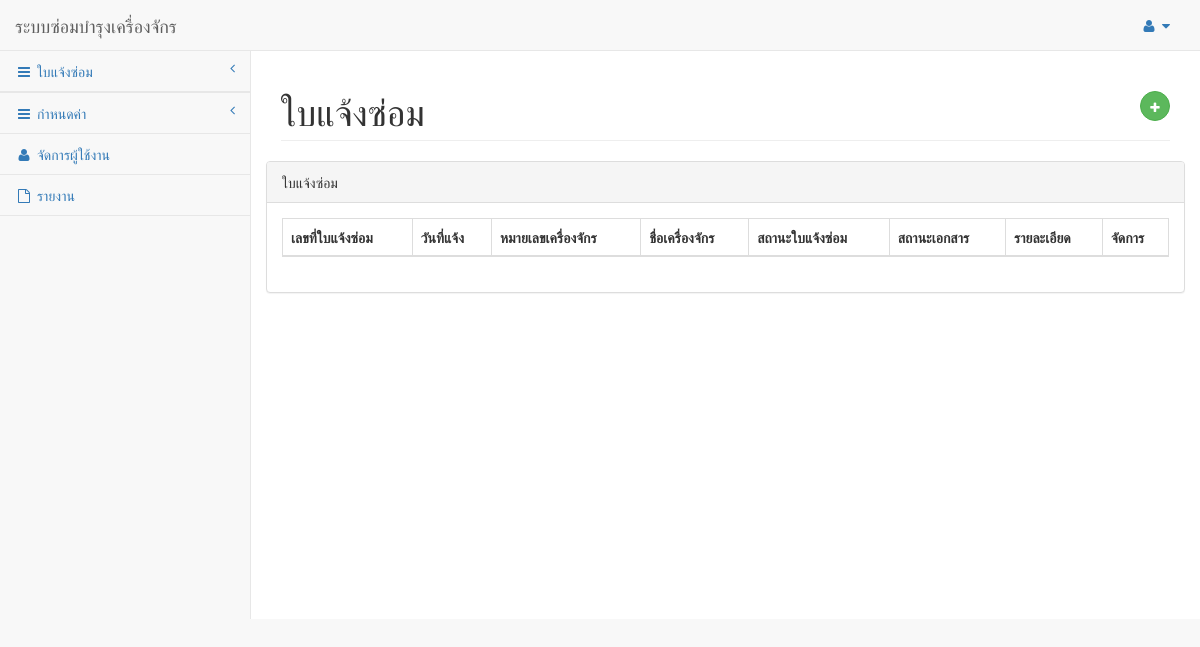
The page /Job/ListJob_1.php on the database as committed earlier.
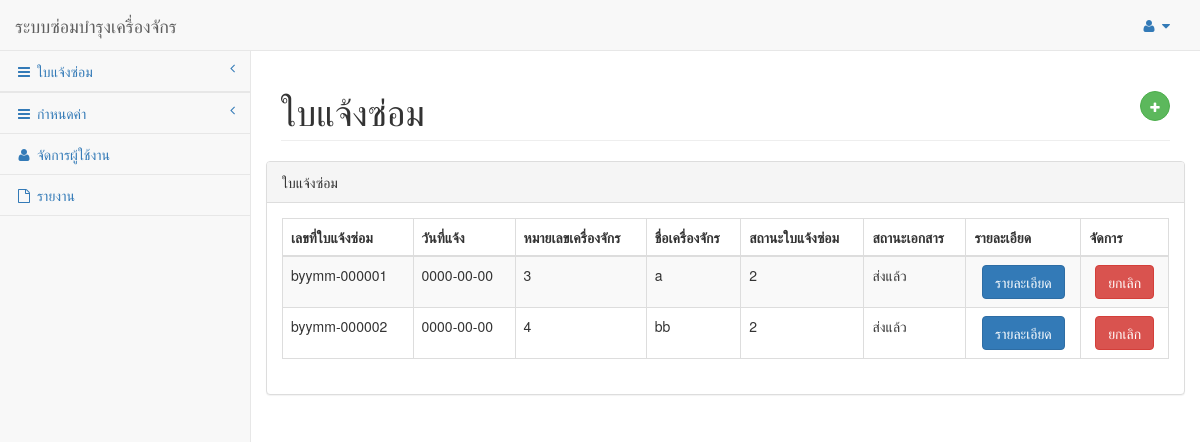
The same page on the database as committed later.
### tables this page shows
CREATE TABLE `tdoctmajob` (
  `XVMajDocNo` varchar(13) NOT NULL,
  `XVMajWhoInformant` varchar(100) NOT NULL,
  `XVMajStatus` varchar(30) NOT NULL,
  `XVMaCarStatus` varchar(200) NOT NULL,
  `XVMajFinishRmk` varchar(150) NOT NULL,
  `XVMajDocStatus` varchar(1) NOT NULL,
  `XVMajNumber` varchar(100) NOT NULL,
  `XVMajSub-district` varchar(100) NOT NULL,
  `XVMajDistrict` varchar(100) NOT NULL,
  `XVMajProvince` varchar(100) NOT NULL,
  `XVVehCode` int(5) NOT NULL
);

CREATE TABLE `tdoctmajobdate` (
  `XVMajDocNo` varchar(13) NOT NULL,
  `XDMajEstAppPlanDate` datetime NOT NULL,
  `XDMajEstActualDate` datetime NOT NULL,
  `XDMajDate` date NOT NULL,
  `XDMajSpareDate` date NOT NULL,
  `XDMaPickupAppPlanDate` datetime NOT NULL,
  `XDMajRepairAppPlanDate` datetime NOT NULL,
  `XDMajRepairActualDate` datetime NOT NULL,
  `XDMajPickupActualDate` datetime NOT NULL,
  `XDMajFinishDate` datetime NOT NULL,
  `XDMajConfirmDate` datetime NOT NULL,
  `XDMajSendTime` datetime NOT NULL,
  `XDMajKeyTime` datetime NOT NULL
);

CREATE TABLE `tmstvehicle` (
  `XVVehCode` int(5) NOT NULL,
  `XVVehName` varchar(50) NOT NULL,
  `XVVehRegistration` varchar(50) NOT NULL,
  `XVVehNumber` varchar(50) NOT NULL,
  `XVVehMango` varchar(50) NOT NULL,
  `XVVehBrand` varchar(50) NOT NULL,
  `XVVehModel` varchar(50) NOT NULL,
  `XVVehChassisNumber` varchar(50) NOT NULL,
  `XVVehEngineNumber` varchar(50) NOT NULL,
  `XVVehTypeCode` int(5) DEFAULT NULL,
  `XVDptCode` int(5) DEFAULT NULL
);

### Job/ListJob_1.php (the view, shortened to what this page needs)
<!DOCTYPE html>
<html lang="en">
<head>
    <link href="../vendor/bootstrap/css/bootstrap.min.css" rel="stylesheet">
    <link href="../vendor/css/datepicker.css" rel="stylesheet">
    <link href="../vendor/metisMenu/metisMenu.min.css" rel="stylesheet">
    <link href="../vendor/datatables-plugins/dataTables.bootstrap.css" rel="stylesheet">
    <link href="../vendor/datatables-responsive/dataTables.responsive.css" rel="stylesheet">
    <link href="../dist/css/sb-admin-2.css" rel="stylesheet">
    <link href="../vendor/font-awesome/css/font-awesome.min.css" rel="stylesheet" type="text/css">
</head>
<body>
    <?php include '../Template/templsidebar.php';?>
    <div id="wrapper">
        <div id="page-wrapper">
            <div class="row">
                <div class="col-lg-12">
                    <h1 class="page-header">ใบแจ้งซ่อม
                        <button type="button" class="btn btn-success btn-circle" style="float: right;"
                            data-toggle="modal" data-target=".bd-example-modal-lg"><i class="fa fa-plus"></i>
                        </button>
                    </h1>
                </div>
                <div class="row">
                    <div class="col-lg-12">
                        <div class="panel panel-default">
                            <div class="panel-heading">
                                ใบแจ้งซ่อม
                            </div>
                            <div class="panel-body">
                                <table width="100%" class="table table-striped table-bordered table-hover"
                                    id="dataTables-example">
                                    <thead>
                                        <tr>
                                            <th>เลขที่ใบแจ้งซ่อม</th>
                                            <th>วันที่แจ้ง</th>
                                            <th>หมายเลขเครื่องจักร</th>
                                            <th>ชื่อเครื่องจักร</th>
                                            <th>สถานะใบแจ้งซ่อม</th>
                                            <th>สถานะเอกสาร</th>
                                            <th>รายละเอียด</th>
                                            <th>จัดการ</th>
                                        </tr>
                                    </thead>
                                    <?php
          include '../database/connect.php';
          $sql = " SELECT m.XVMajDocNo, d.XDMajDate, m.XVVehCode, v.XVVehName, m.XVMajStatus, m.XVMajDocStatus ,depart.XVDptCode,depart.XVDptName,depart.XVDptNumber,depart.`XVDptSub-district`,depart.XVDptDistrict,depart.XVDptProvince
          FROM  tdoctmajob m, tdoctmajobdate d, tmstvehicle v,tmstmdepartment depart
          WHERE m.XVMajDocNo = d.XVMajDocNo
          AND m.XVVehCode = v.XVVehCode
          AND v.XVDptCode = depart.XVDptCode;";
          $result = mysqli_query($connect,$sql) or die(mysqli_query($connect));
          $count = 1;
          while ($row=mysqli_fetch_array($result)){
          ?>
                                    <tr class="odd gradeA">
                                        <td><?php echo $row["XVMajDocNo"];?></td>
                                        <td><?php echo $row["XDMajDate"];?></td>
                                        <td><?php echo $row["XVVehCode"];?></td>
                                        <td><?php echo $row["XVVehName"];?></td>
                                        <td><?php echo $row["XVMajStatus"];?></td>
                                        <td><?php if($row["XVMajDocStatus"] == 1){
                                            echo 'แบบร่าง';
                                            }else if($row["XVMajDocStatus"] == 2){
                                                echo 'ส่งแล้ว';
                                            }else{
                                                echo 'ยกเลิก';
                                            } ?></td>
                                        <?php if($row["XVMajDocStatus"]!=3){
                                        ?>
                                        <td align="center"><button class='btn btn-primary editbtn'
                                                type='button'>รายละเอียด</button></td>
                                        <td align="center"><button class='btn btn-danger canclebtn'
                                                type='button'>ยกเลิก</button></td>
                                        <?php }else{ ?>
                                        <td align="center"><button class='btn btn-primary editbtn'
                                                type='button'>รายละเอียด</button></td>
                                        <td align="center"></td>
                                        <?php } ?>
                                    </tr>
                                    <?php $count++;}
                                        ?>
                                </table>
                            </div>
                        </div>
                    </div>
                </div>
            </div>
        </div>
</body>
</html>

Rows that differ between the two databases and show on the page:
added tdoctmajob: XVMajDocNo "byymm-000001", tdoctmajobdate.XDMajDate "0000-00-00", XVVehCode "3", XVVehCode.XVVehName "a", XVMajStatus "2", XVMajDocStatus "ส่งแล้ว"
added tdoctmajob: XVMajDocNo "byymm-000002", tdoctmajobdate.XDMajDate "0000-00-00", XVVehCode "4", XVVehCode.XVVehName "bb", XVMajStatus "2", XVMajDocStatus "ส่งแล้ว"
